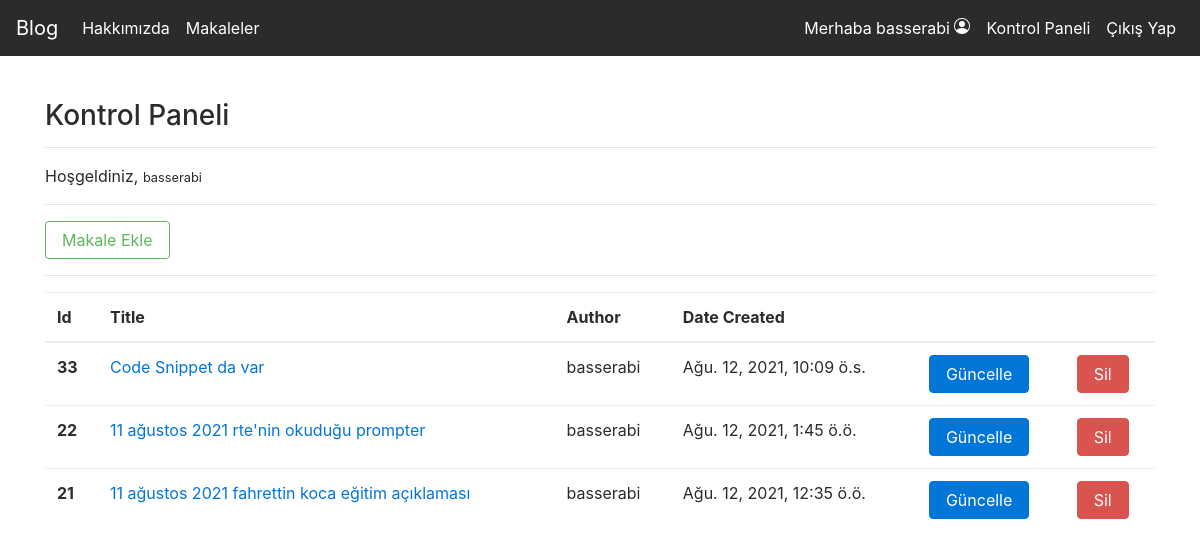
Screenshot of /articles/dashboard/ (signed in) with the database file from the repository.
### article/models.py (models this page shows, shortened)
class Article(models.Model):
    author = models.ForeignKey(
        "auth.User", on_delete=models.CASCADE, verbose_name="Yazar")
    title = models.CharField(max_length=50, verbose_name="Başlık")
    content = RichTextField(verbose_name="İçerik")
    created_date = models.DateTimeField(
        auto_now_add=True, verbose_name="Oluşturulma Tarihi")
    article_image = models.FileField(
        blank=True, null=True, verbose_name="Makaleye fotoğraf ekleyin:")
    class Meta():
        ordering = ['-created_date']

### article/views.py (the view)
# urls.py: path('dashboard/', views.dashboard, name="dashboard"),
@login_required(login_url="user:login")
def dashboard(request):
    articles = Article.objects.filter(author=request.user)
    context = {
        "articles": articles
    }
    return render(request, "dashboard.html", context)

### templates/dashboard.html
{% extends "layout.html" %}
{% block body %}
<h3>Kontrol Paneli</h3>
<hr>
<p>
    Hoşgeldiniz, <small>{{request.user.username}}</small>
</p>
<hr>
<a href="{% url 'article:addarticle'%}" class = "btn btn-outline-success">Makale Ekle</a>
<br><hr>
{% if articles %}
  <table class="table table-hover">
    <thead>
        <tr>
            <th scope="col">Id</th>
            <th scope="col">Title</th>
            <th scope="col">Author</th>
            <th scope="col">Date Created</th>
            <th></th>
            <th></th>
        </tr>
    </thead>
    <tbody>
        {% for article in articles %}
            <tr>
                <th scope = "row">{{article.id}}</th>
                <td><a href="{% url 'article:detail' article.id %}">{{article.title}}</a></td>
                <td>{{article.author.username}}</td>
                <td>{{article.created_date}}</td>
                <td><a href="{% url 'article:update' article.id %}" class="btn btn-primary">Güncelle</a></td>
                <td><a href="{% url 'article:delete' article.id %}" class= "btn btn-danger">Sil</a></td>
            </tr>
        {% endfor %}
    </tbody>
  </table>
{% else %}
<br>
  <div class = "alert alert-danger">Henüz makaleniz bulunmuyor...</div>
{% endif %}
{% endblock body %}

### templates/includes/navbar.html (shortened to what this page needs)
<nav class="navbar navbar-toggleable-md navbar-inverse fixed-top bg-inverse">
    <a class="navbar-brand" href="{%url 'index' %}">Blog</a>
    <div class="collapse navbar-collapse" id="navbarCollapse">
      <ul class="navbar-nav mr-auto">
        <li class="nav-item active">
          <a class="nav-link" href="{%url 'about' %}">Hakkımızda</a>
        </li>
        <li class="nav-item active">
            <a class="nav-link" href="{%url 'article:articles' %}">Makaleler</a>
        </li>
      </ul>
      <ul class="navbar-nav ml-auto">
        {% if request.user.is_authenticated %}
        <li class="nav-item active nav-link" style="color: white">Merhaba {{request.user.username}}
        </li>
          <li class="nav-item active">
            <a class="nav-link" href="{%url 'article:dashboard' %}">Kontrol Paneli</a>
          </li>
          <li class="nav-item active">
            <a class="nav-link" href="{%url 'user:logout' %}">Çıkış Yap</a>
          </li>
        {% endif %}
      </ul>
    </div>
  </nav>

### rows the page displays
Article: id "33", title "Code Snippet da var", author.username "basserabi", created_date "Ağu. 12, 2021, 10:09 ö.s."
Article: id "22", title "11 ağustos 2021 rte'nin okuduğu prompter", author.username "basserabi", created_date "Ağu. 12, 2021, 1:45 ö.ö."
Article: id "21", title "11 ağustos 2021 fahrettin koca eğitim açıklaması", author.username "basserabi", created_date "Ağu. 12, 2021, 12:35 ö.ö."

### other values shown
{{ request.user.username }} "basserabi"
